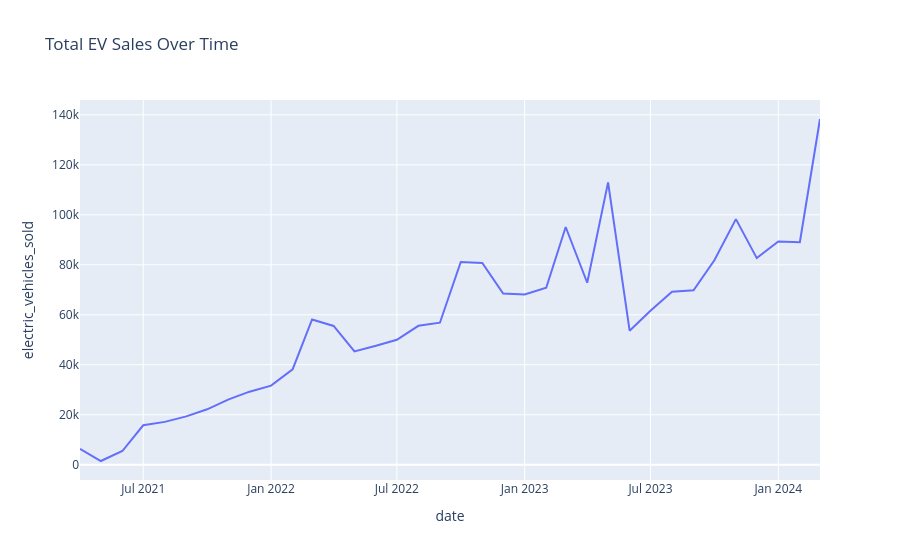

Here is the notebook cell this chart was saved with:
### Code cell
import plotly.express as px

# Aggregate data by date
total_sales_by_date = sales_by_state.groupby('date').sum().reset_index()

# Plot total EV sales over time
fig = px.line(total_sales_by_date, x='date', y='electric_vehicles_sold', title='Total EV Sales Over Time')
fig.show()

### Figure 1 — Plotly figure (JSON) as saved in the notebook; plotly's stock layout.template omitted (floating-point values rounded to 4 significant figures)
{"data": [{"hovertemplate": "date=%{x}<br>electric_vehicles_sold=%{y}<extra></extra>", "legendgroup": "", "line": {"color": "#636efa", "dash": "solid"}, "marker": {"symbol": "circle"}, "mode": "lines", "name": "", "orientation": "v", "showlegend": false, "type": "scatter", "x": ["2021-04-01T00:00:00", "2021-05-01T00:00:00", "2021-06-01T00:00:00", "2021-07-01T00:00:00", "2021-08-01T00:00:00", "2021-09-01T00:00:00", "2021-10-01T00:00:00", "2021-11-01T00:00:00", "2021-12-01T00:00:00", "2022-01-01T00:00:00", "2022-02-01T00:00:00", "2022-03-01T00:00:00", "2022-04-01T00:00:00", "2022-05-01T00:00:00", "2022-06-01T00:00:00", "2022-07-01T00:00:00", "2022-08-01T00:00:00", "2022-09-01T00:00:00", "2022-10-01T00:00:00", "2022-11-01T00:00:00", "2022-12-01T00:00:00", "2023-01-01T00:00:00", "2023-02-01T00:00:00", "2023-03-01T00:00:00", "2023-04-01T00:00:00", "2023-05-01T00:00:00", "2023-06-01T00:00:00", "2023-07-01T00:00:00", "2023-08-01T00:00:00", "2023-09-01T00:00:00", "2023-10-01T00:00:00", "2023-11-01T00:00:00", "2023-12-01T00:00:00", "2024-01-01T00:00:00", "2024-02-01T00:00:00", "2024-03-01T00:00:00"], "xaxis": "x", "y": [6315, 1499, 5487, 15794, 17153, 19351, 22190, 26159, 29241, 31672, 38171, 58118, 55524, 45373, 47591, 50010, 55584, 56828, 81162, 80752, 68475, 68116, 70827, 95126, 72818, 112997, 53631, 61622, 69224, 69793, 81833, 98285, 82685, 89311, 89051, 138343], "yaxis": "y"}], "layout": {"legend": {"tracegroupgap": 0}, "title": {"text": "Total EV Sales Over Time"}, "xaxis": {"anchor": "y", "domain": [0, 1], "title": {"text": "date"}}, "yaxis": {"anchor": "x", "domain": [0, 1], "title": {"text": "electric_vehicles_sold"}}}}
